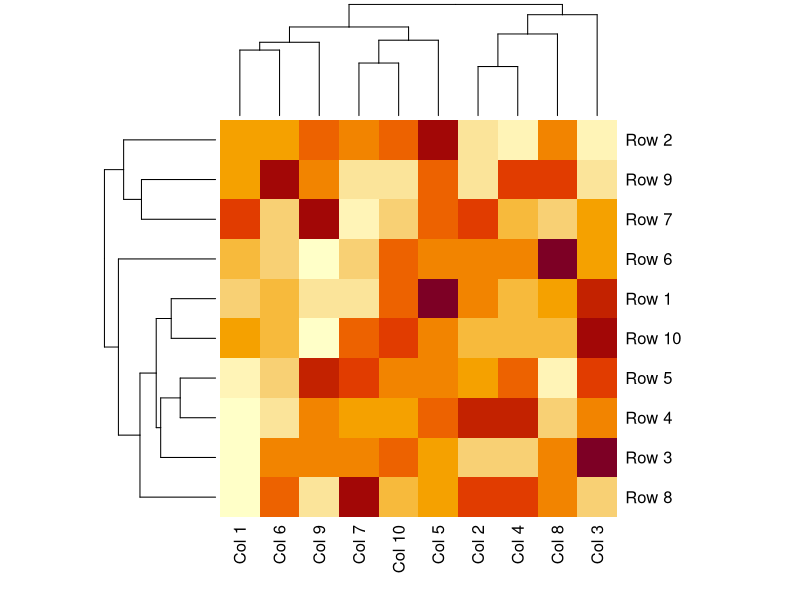
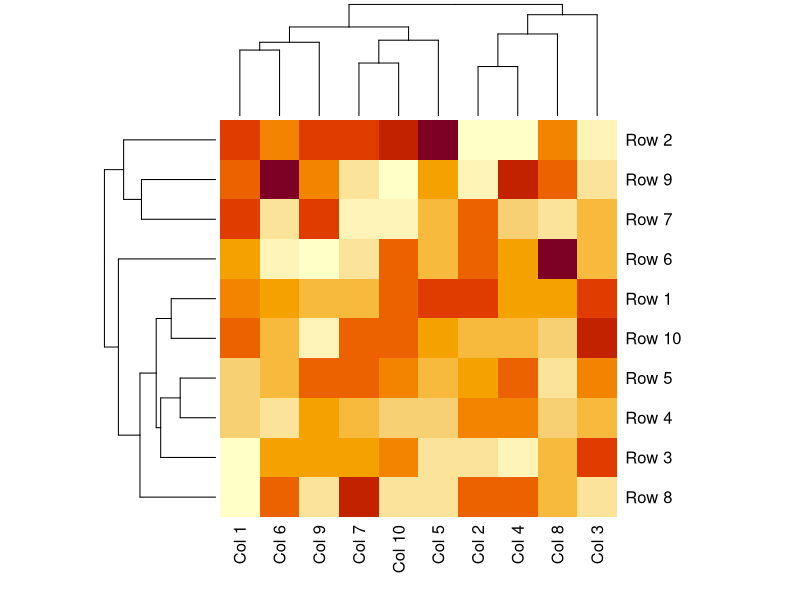
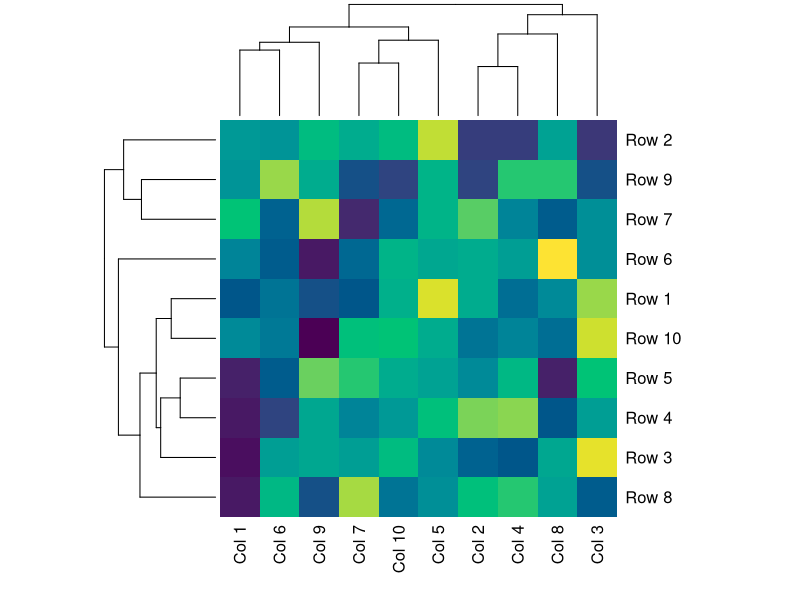
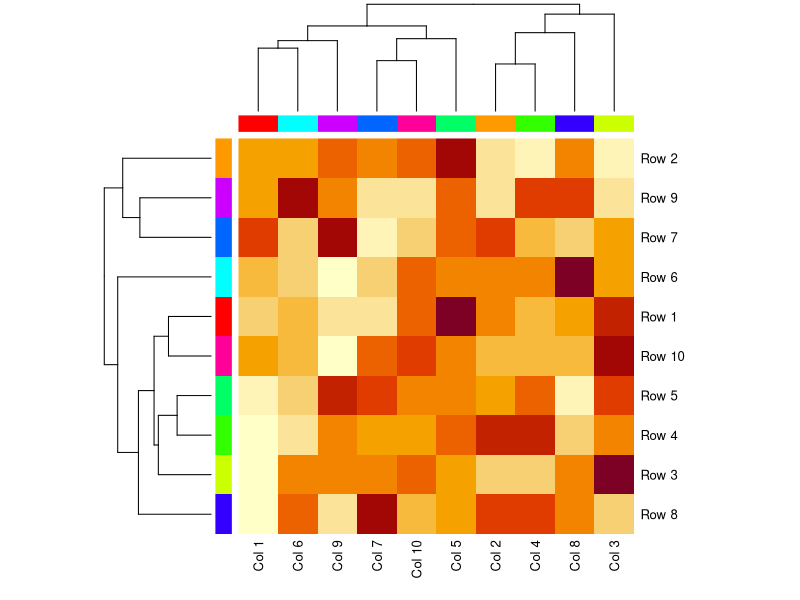
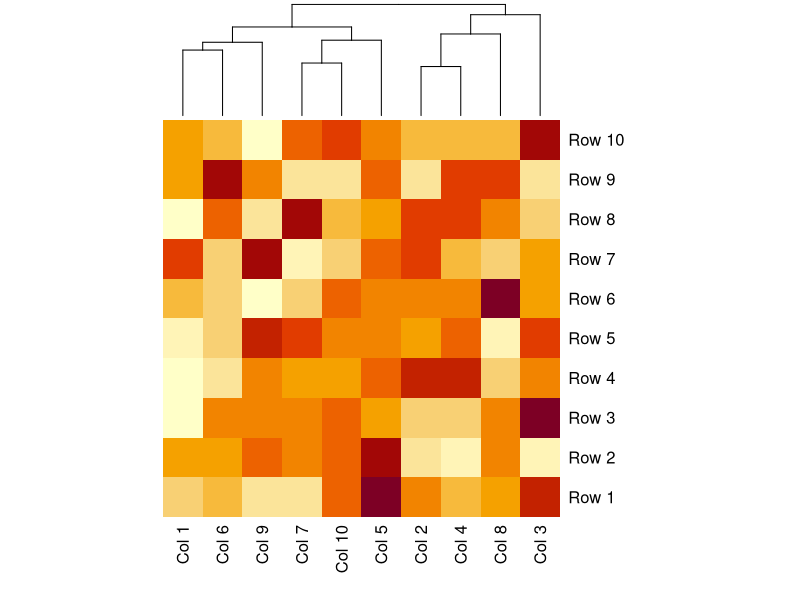
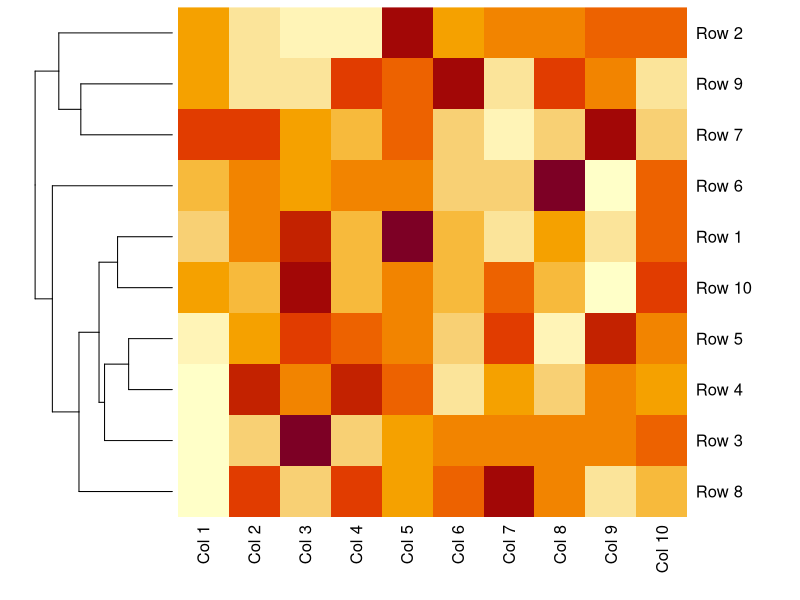
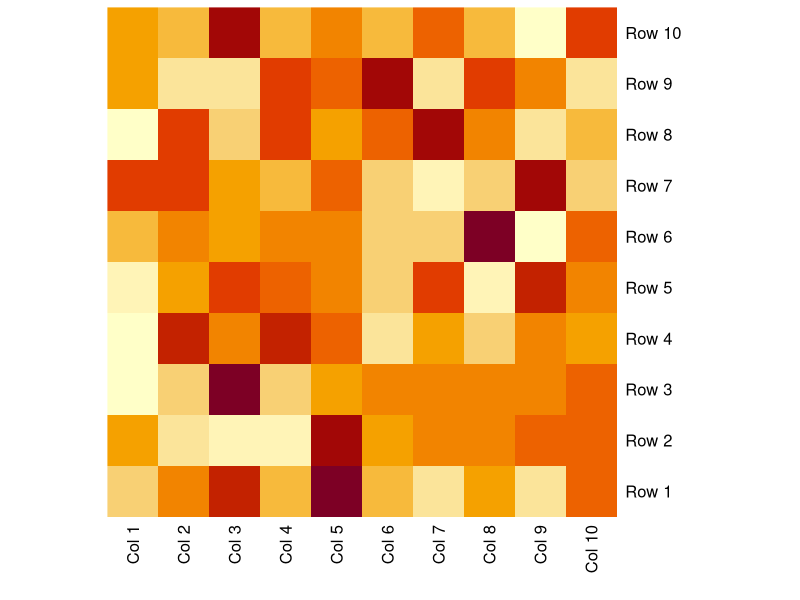

R code for these plots, in order:
m <- matrix(rnorm(100), ncol = 10)
colnames(m) <- paste("Col", 1:10)
rownames(m) <- paste("Row", 1:10)

heatmap(m)

heatmap(m, scale = "column")

# Color customization
heatmap(m, col = hcl.colors(50))

# Side colors
heatmap(m,
        ColSideColors = rainbow(ncol(m)),
        RowSideColors = rainbow(nrow(m)))

# Remove row dendrogram
heatmap(m, Rowv = NA)

# Remove column dendrogram
heatmap(m, Colv = NA)

# Remove both dendrograms
heatmap(m, Rowv = NA, Colv = NA)
